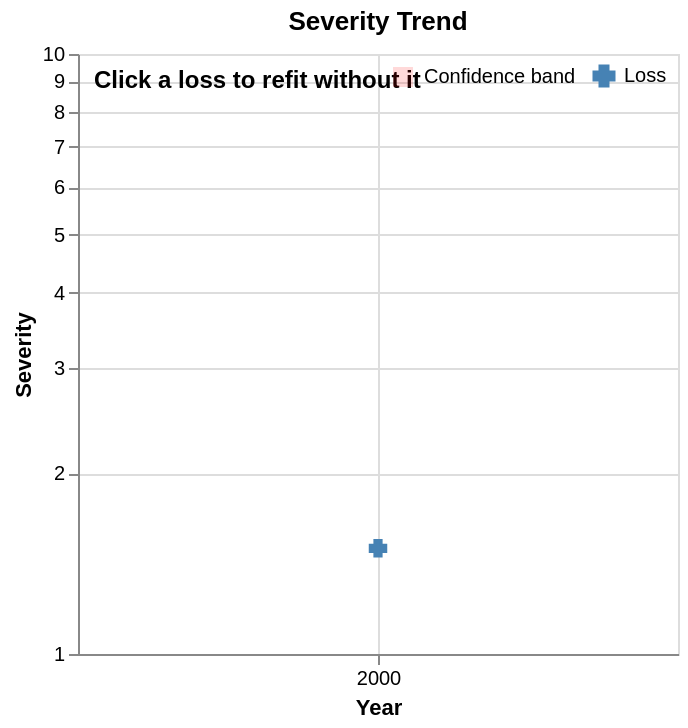

Describe this chart as a Vega-Lite specification.
### Vega-Lite specification from a JSON file in a GitHub repository (floating-point values rounded to 4 significant figures)
{"$schema": "https://vega.github.io/schema/vega-lite/v6.json", "description": "Severity trend: log(severity) ~ year, with confidence band. Click a loss to refit without it; double-click to restore.", "width": "container", "height": "container", "title": "Severity Trend", "layer": [{"data": {"values": [{"dropped": -1, "year": 2000, "lower": 1.0, "upper": 2.0}]}, "transform": [{"filter": "datum.dropped == (length(data('drop_store')) > 0 ? data('drop_store')[0].values[0] : -1)"}, {"calculate": "'Confidence band'", "as": "legend"}], "mark": {"type": "area", "opacity": 0.15}, "encoding": {"x": {"field": "year", "type": "quantitative", "title": "Year", "scale": {"zero": false}, "axis": {"format": "d"}}, "y": {"field": "lower", "type": "quantitative", "title": "Severity", "scale": {"type": "log"}}, "y2": {"field": "upper"}, "color": {"field": "legend", "type": "nominal", "scale": {"range": ["red"]}, "legend": {"symbolType": "square", "symbolOpacity": 0.15, "title": null}}}}, {"data": {"values": [{"dropped": -1, "year": 2000, "fit": 1.5}]}, "transform": [{"filter": "datum.dropped == (length(data('drop_store')) > 0 ? data('drop_store')[0].values[0] : -1)"}, {"calculate": "'Fitted median'", "as": "legend"}], "mark": {"type": "line", "strokeWidth": 2.5, "tooltip": true}, "encoding": {"x": {"field": "year", "type": "quantitative"}, "y": {"field": "fit", "type": "quantitative", "scale": {"type": "log"}}, "stroke": {"field": "legend", "type": "nominal", "scale": {"range": ["red"]}, "legend": {"symbolType": "stroke", "symbolStrokeWidth": 2.5, "title": null}}}}, {"data": {"values": [{"id": 0, "year": 2000, "loss": 1.5, "trendWithout": "+0.0%"}]}, "transform": [{"calculate": "'Loss'", "as": "obsLegend"}], "mark": {"type": "point", "shape": "cross", "size": 60, "strokeWidth": 1.5, "opacity": 0.6, "stroke": "steelblue", "cursor": "pointer"}, "encoding": {"x": {"field": "year", "type": "quantitative"}, "y": {"field": "loss", "type": "quantitative", "scale": {"type": "log"}}, "fill": {"field": "obsLegend", "type": "nominal", "scale": {"range": ["steelblue"]}, "legend": {"symbolType": "cross", "symbolStrokeColor": "steelblue", "title": null}}, "tooltip": [{"field": "year", "type": "quantitative", "title": "Year"}, {"field": "loss", "type": "quantitative", "title": "Loss", "format": ",.0f"}, {"field": "trendWithout", "type": "nominal", "title": "Trend without this loss"}], "opacity": {"condition": {"param": "drop", "empty": false, "value": 0.2}, "value": 1}}, "params": [{"name": "drop", "select": {"type": "point", "fields": ["id"], "on": "click", "clear": "dblclick", "toggle": false}}]}, {"data": {"values": [{"dropped": -1, "text": "Click a loss to refit without it"}]}, "transform": [{"filter": "datum.dropped == (length(data('drop_store')) > 0 ? data('drop_store')[0].values[0] : -1)"}], "mark": {"type": "text", "align": "left", "baseline": "top", "fontSize": 12, "fontWeight": "bold"}, "encoding": {"x": {"value": 8}, "y": {"value": 8}, "text": {"field": "text", "type": "nominal"}}}], "config": {"legend": {"orient": "top-right", "offset": 5}}}
